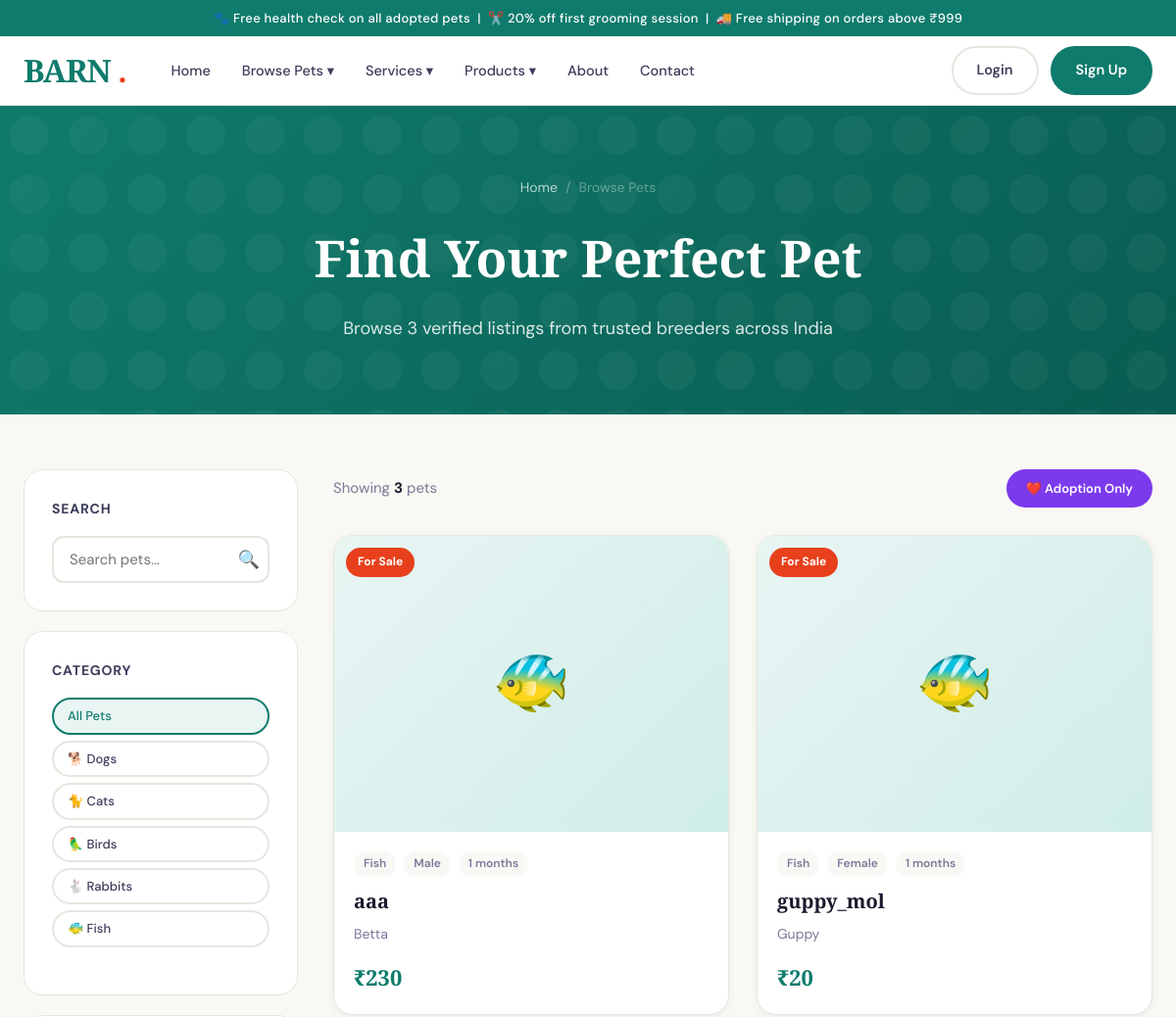
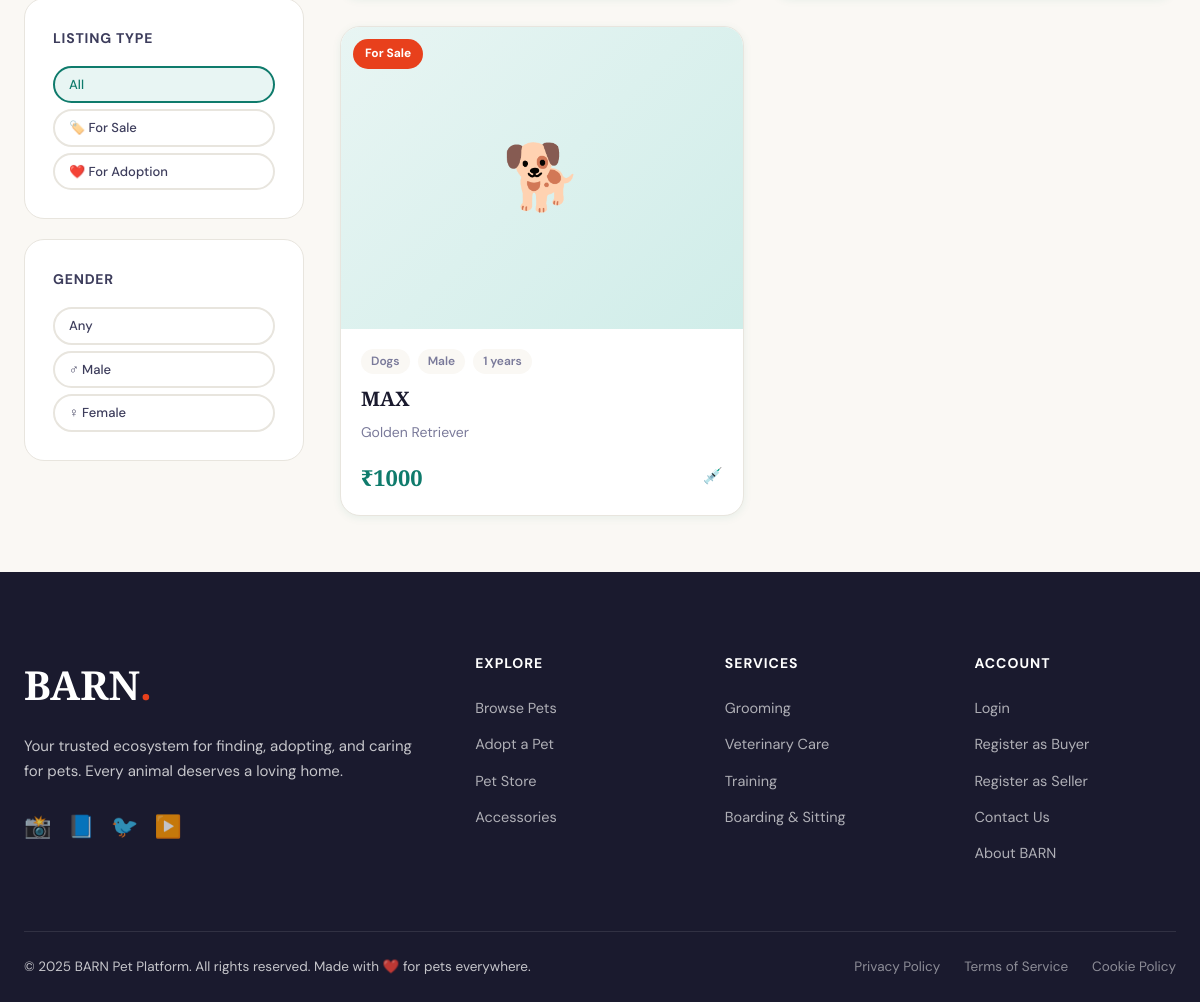
/pets/, run on the app's committed database (2 pictures, top to bottom).
### pets/models.py (models this page shows, shortened)
class PetCategory(models.Model):
    name = models.CharField(max_length=100)
    slug = models.SlugField(unique=True)
    icon = models.CharField(max_length=50, default='🐾')
    description = models.TextField(blank=True)
    image = models.ImageField(upload_to='categories/', blank=True, null=True)
    class Meta:
        verbose_name_plural = 'Pet Categories'

class Pet(models.Model):
    GENDER_MALE = 'male'
    GENDER_FEMALE = 'female'
    GENDER_CHOICES = [(GENDER_MALE, 'Male'), (GENDER_FEMALE, 'Female')]
    LISTING_SALE = 'sale'
    LISTING_ADOPTION = 'adoption'
    LISTING_BOTH = 'both'
    LISTING_CHOICES = [
        (LISTING_SALE, 'For Sale'),
        (LISTING_ADOPTION, 'For Adoption'),
        (LISTING_BOTH, 'Sale or Adoption'),
    ]
    AGE_UNIT_WEEKS = 'weeks'
    AGE_UNIT_MONTHS = 'months'
    AGE_UNIT_YEARS = 'years'
    AGE_UNIT_CHOICES = [
        (AGE_UNIT_WEEKS, 'Weeks'),
        (AGE_UNIT_MONTHS, 'Months'),
        (AGE_UNIT_YEARS, 'Years'),
    ]
    seller = models.ForeignKey(User, on_delete=models.CASCADE, related_name='listed_pets')
    category = models.ForeignKey(PetCategory, on_delete=models.CASCADE, related_name='pets')
    breed = models.ForeignKey(PetBreed, on_delete=models.SET_NULL, null=True, blank=True, related_name='pets')
    name = models.CharField(max_length=100)
    slug = models.SlugField(unique=True, blank=True)
    gender = models.CharField(max_length=10, choices=GENDER_CHOICES)
    age_value = models.PositiveIntegerField(default=1)
    age_unit = models.CharField(max_length=10, choices=AGE_UNIT_CHOICES, default=AGE_UNIT_MONTHS)
    color = models.CharField(max_length=100, blank=True)
    weight_kg = models.DecimalField(max_digits=5, decimal_places=2, null=True, blank=True)
    description = models.TextField()
    listing_type = models.CharField(max_length=20, choices=LISTING_CHOICES, default=LISTING_SALE)
    price = models.DecimalField(max_digits=10, decimal_places=2, null=True, blank=True,
                                 help_text="Leave blank for adoption-only listings")
    is_vaccinated = models.BooleanField(default=False)
    is_dewormed = models.BooleanField(default=False)
    is_microchipped = models.BooleanField(default=False)
    is_neutered = models.BooleanField(default=False)
    health_certificate = models.FileField(upload_to='health_certs/', blank=True, null=True)
    health_notes = models.TextField(blank=True)
    quantity = models.PositiveIntegerField(default=1)
    is_available = models.BooleanField(default=True)
    views_count = models.PositiveIntegerField(default=0)
    created_at = models.DateTimeField(auto_now_add=True)
    updated_at = models.DateTimeField(auto_now=True)
    class Meta:
        ordering = ['-created_at']
    @property
    def age_display(self):
        return f"{self.age_value} {self.age_unit}"
    @property
    def primary_image(self):
        img = self.images.filter(is_primary=True).first()
        if not img:
            img = self.images.first()
        return img

class PetBreed(models.Model):
    category = models.ForeignKey(PetCategory, on_delete=models.CASCADE, related_name='breeds')
    name = models.CharField(max_length=100)
    description = models.TextField(blank=True)

### pets/views.py (the view, shortened to what this page needs)
# urls.py: path('', views.pet_list, name='pet_list'),
def pet_list(request):
    pets = Pet.objects.filter(is_available=True).select_related('category', 'breed', 'seller')
    categories = PetCategory.objects.all()
    category_slug = request.GET.get('category')
    listing_type = request.GET.get('type')
    min_price = request.GET.get('min_price')
    max_price = request.GET.get('max_price')
    search = request.GET.get('q')
    gender = request.GET.get('gender')
    if category_slug:
        pets = pets.filter(category__slug=category_slug)
    if listing_type:
        pets = pets.filter(listing_type__in=[listing_type, 'both'])
    if min_price:
        pets = pets.filter(price__gte=min_price)
    if max_price:
        pets = pets.filter(price__lte=max_price)
    if gender:
        pets = pets.filter(gender=gender)
    context = {
        'pets': pets,
        'categories': categories,
        'selected_category': category_slug,
        'selected_type': listing_type,
        'search_query': search,
    }
    return render(request, 'pets/pet_list.html', context)

### templates/pets/pet_list.html (shortened to what this page needs)
{% extends 'base.html' %}
{% block content %}
<div class="page-header">
  <div class="container">
    <div class="breadcrumb"><a href="/">Home</a><span>/</span><span>Browse Pets</span></div>
    <h1>Find Your Perfect Pet</h1>
    <p>Browse {{ pets|length }} verified listings from trusted breeders across India</p>
  </div>
</div>
<div class="content-layout">
  <aside class="sidebar">
    <div class="sidebar-card">
      <h3>Search</h3>
      <form method="GET">
        <div style="position:relative;">
          <input type="text" name="q" value="{{ search_query|default:'' }}" placeholder="Search pets..." class="search-input" style="padding-right:42px;">
          <button type="submit" style="position:absolute;right:10px;top:50%;transform:translateY(-50%);background:none;border:none;font-size:18px;cursor:pointer;">🔍</button>
        </div>
      </form>
    </div>
    <div class="sidebar-card">
      <h3>Category</h3>
      <div class="filter-group">
        <div class="filter-btns" style="flex-direction:column;gap:6px;">
          <a href="{% url 'pet_list' %}{% if search_query %}?q={{ search_query }}{% endif %}" class="filter-btn {% if not selected_category %}active{% endif %}">All Pets</a>
          {% for cat in categories %}
          <a href="?category={{ cat.slug }}{% if search_query %}&q={{ search_query }}{% endif %}" class="filter-btn {% if selected_category == cat.slug %}active{% endif %}">
            {{ cat.icon }} {{ cat.name }}
          </a>
          {% endfor %}
        </div>
      </div>
    </div>
    <div class="sidebar-card">
      <h3>Listing Type</h3>
      <div class="filter-btns" style="flex-direction:column;gap:6px;">
        <a href="?{% if selected_category %}category={{ selected_category }}&{% endif %}{% if search_query %}q={{ search_query }}&{% endif %}" class="filter-btn {% if not selected_type %}active{% endif %}">All</a>
        <a href="?type=sale{% if selected_category %}&category={{ selected_category }}{% endif %}" class="filter-btn {% if selected_type == 'sale' %}active{% endif %}">🏷️ For Sale</a>
        <a href="?type=adoption{% if selected_category %}&category={{ selected_category }}{% endif %}" class="filter-btn {% if selected_type == 'adoption' %}active{% endif %}">❤️ For Adoption</a>
      </div>
    </div>
    <div class="sidebar-card">
      <h3>Gender</h3>
      <div class="filter-btns" style="flex-direction:column;gap:6px;">
        <a href="?{% if selected_category %}category={{ selected_category }}&{% endif %}" class="filter-btn">Any</a>
        <a href="?gender=male{% if selected_category %}&category={{ selected_category }}{% endif %}" class="filter-btn">♂ Male</a>
        <a href="?gender=female{% if selected_category %}&category={{ selected_category }}{% endif %}" class="filter-btn">♀ Female</a>
      </div>
    </div>
  </aside>
  <div>
    <div style="display:flex;justify-content:space-between;align-items:center;margin-bottom:28px;flex-wrap:wrap;gap:12px;">
      <p style="color:var(--ink-light);font-size:15px;">
        Showing <strong style="color:var(--ink);">{{ pets|length }}</strong> pet{{ pets|length|pluralize }}
      </p>
      <div style="display:flex;gap:8px;">
        <a href="{% url 'adoption_list' %}" class="btn btn-sm" style="background:#7c3aed;color:white;">❤️ Adoption Only</a>
      </div>
    </div>
    {% if pets %}
    <div class="pets-grid">
      {% for pet in pets %}
      <a href="{% url 'pet_detail' pet.slug %}" style="text-decoration:none;color:inherit;">
        <div class="pet-card">
          <div class="pet-card-image">
            {% if pet.primary_image %}
              <img src="{{ pet.primary_image.image.url }}" alt="{{ pet.name }}" loading="lazy">
            {% else %}
              <div class="pet-placeholder">
                {% if pet.category.slug == 'dogs' %}🐕
                {% elif pet.category.slug == 'cats' %}🐈
                {% elif pet.category.slug == 'birds' %}🦜
                {% elif pet.category.slug == 'rabbits' %}🐇
                {% elif pet.category.slug == 'fish' %}🐠
                {% else %}🐾{% endif %}
              </div>
            {% endif %}
            <span class="pet-badge {% if pet.listing_type == 'sale' %}badge-sale{% elif pet.listing_type == 'adoption' %}badge-adopt{% else %}badge-both{% endif %}">
              {% if pet.listing_type == 'sale' %}For Sale{% elif pet.listing_type == 'adoption' %}Adopt{% else %}Sale/Adopt{% endif %}
            </span>
          </div>
          <div class="pet-card-body">
            <div class="pet-card-meta">
              <span class="pet-meta-tag">{{ pet.category.name }}</span>
              <span class="pet-meta-tag">{{ pet.get_gender_display }}</span>
              <span class="pet-meta-tag">{{ pet.age_display }}</span>
            </div>
            <h3 class="pet-card-name">{{ pet.name }}</h3>
            <p class="pet-card-breed">{{ pet.breed.name|default:"Mixed Breed" }}</p>
            <div class="pet-card-footer">
              <span class="pet-price {% if pet.listing_type == 'adoption' %}pet-price-free{% endif %}">
                {% if pet.listing_type == 'adoption' %}Free{% elif pet.price %}₹{{ pet.price|floatformat:0 }}{% else %}Contact{% endif %}
              </span>
              <div class="pet-health-icons">
                {% if pet.is_vaccinated %}<span title="Vaccinated">💉</span>{% endif %}
              </div>
            </div>
          </div>
        </div>
      </a>
      {% endfor %}
    </div>
    {% endif %}
  </div>
</div>
{% endblock %}

### templates/base.html (shortened to what this page needs)
{% load static %}
<!DOCTYPE html>
<html lang="en">
<head>
<link rel="stylesheet" href="{% static 'css/main.css' %}">
</head>
<body>
<div class="announcement-bar">
  <span>🐾 Free health check on all adopted pets &nbsp;|&nbsp; ✂️ 20% off first grooming session &nbsp;|&nbsp; 🚚 Free shipping on orders above ₹999</span>
</div>
<nav class="navbar" id="navbar">
  <div class="nav-inner">
    <a href="{% url 'home' %}" class="nav-logo">
      <span class="logo-barn">BARN</span>
      <span class="logo-dot">.</span>
    </a>
    <ul class="nav-links">
      <li><a href="{% url 'home' %}" class="nav-link {% if request.resolver_match.url_name == 'home' %}active{% endif %}">Home</a></li>
      <li class="has-dropdown">
        <a href="{% url 'pet_list' %}" class="nav-link">Browse Pets ▾</a>
      </li>
      <li class="has-dropdown">
        <a href="{% url 'services_home' %}" class="nav-link">Services ▾</a>
      </li>
      <li class="has-dropdown">
        <a href="{% url 'store_home' %}" class="nav-link">Products ▾</a>
      </li>
      <li><a href="{% url 'about' %}" class="nav-link">About</a></li>
      <li><a href="{% url 'contact' %}" class="nav-link">Contact</a></li>
    </ul>
    <div class="nav-actions">
      {% if user.is_authenticated %}
        <a href="{% url 'cart_view' %}" class="cart-btn">🛒</a>
        <div class="user-menu">
          <button class="user-btn">{{ user.first_name|default:user.username }} ▾</button>
          <div class="user-dropdown">
            {% if user.can_list_products %}
              <a href="{% url 'seller_dashboard' %}">📊 Dashboard</a>
              {% if user.role == 'seller' %}<a href="{% url 'add_pet' %}">➕ List a Pet</a>{% endif %}
              <a href="{% url 'add_accessory' %}">🎀 List Accessory</a>
            {% else %}
              <a href="{% url 'buyer_dashboard' %}">👤 My Profile</a>
            {% endif %}
            <a href="{% url 'edit_profile' %}">⚙️ Edit Profile</a>
            <hr>
            <a href="{% url 'logout' %}" class="logout-link">🚪 Logout</a>
          </div>
        </div>
      {% else %}
        <a href="{% url 'login' %}" class="btn btn-ghost">Login</a>
        <a href="{% url 'choose_register' %}" class="btn btn-primary">Sign Up</a>
      {% endif %}
    </div>
  </div>
</nav>
<main>
{% block content %}{% endblock %}
</main>
<footer class="footer">
  <div class="footer-inner">
    <div class="footer-brand">
      <div class="footer-logo">BARN<span class="logo-dot">.</span></div>
      <p>Your trusted ecosystem for finding, adopting, and caring for pets. Every animal deserves a loving home.</p>
      <div class="footer-socials">
        <a href="#" aria-label="Instagram">📸</a>
        <a href="#" aria-label="Facebook">📘</a>
        <a href="#" aria-label="Twitter">🐦</a>
        <a href="#" aria-label="YouTube">▶️</a>
      </div>
    </div>
    <div class="footer-col">
      <h4>Explore</h4>
      <ul>
        <li><a href="{% url 'pet_list' %}">Browse Pets</a></li>
        <li><a href="{% url 'adoption_list' %}">Adopt a Pet</a></li>
        <li><a href="{% url 'store_home' %}">Pet Store</a></li>
        <li><a href="{% url 'accessories' %}">Accessories</a></li>
      </ul>
    </div>
    <div class="footer-col">
      <h4>Services</h4>
      <ul>
        <li><a href="{% url 'grooming' %}">Grooming</a></li>
        <li><a href="{% url 'veterinary' %}">Veterinary Care</a></li>
        <li><a href="{% url 'training' %}">Training</a></li>
        <li><a href="{% url 'boarding' %}">Boarding & Sitting</a></li>
      </ul>
    </div>
    <div class="footer-col">
      <h4>Account</h4>
      <ul>
        {% if user.is_authenticated %}
          <li><a href="{% if user.is_seller %}{% url 'seller_dashboard' %}{% else %}{% url 'buyer_dashboard' %}{% endif %}">Dashboard</a></li>
          <li><a href="{% url 'logout' %}">Logout</a></li>
        {% else %}
          <li><a href="{% url 'login' %}">Login</a></li>
          <li><a href="{% url 'buyer_register' %}">Register as Buyer</a></li>
          <li><a href="{% url 'seller_register' %}">Register as Seller</a></li>
        {% endif %}
        <li><a href="{% url 'contact' %}">Contact Us</a></li>
        <li><a href="{% url 'about' %}">About BARN</a></li>
      </ul>
    </div>
  </div>
  <div class="footer-bottom">
    <p>&copy; 2025 BARN Pet Platform. All rights reserved. Made with ❤️ for pets everywhere.</p>
    <div class="footer-legal">
      <a href="#">Privacy Policy</a>
      <a href="#">Terms of Service</a>
      <a href="#">Cookie Policy</a>
    </div>
  </div>
</footer>
</body>
</html>

### data on the page
PetCategory: icon "🐕", name "Dogs"
PetCategory: icon "🐈", name "Cats"
PetCategory: icon "🦜", name "Birds"
PetCategory: icon "🐇", name "Rabbits"
PetCategory: icon "🐠", name "Fish"
Pet: listing_type "For Sale", category.name "Fish", gender "Male", age_display "1 months", name "aaa", breed.name "Betta", price "230"
Pet: listing_type "For Sale", category.name "Fish", gender "Female", age_display "1 months", name "guppy_mol", breed.name "Guppy", price "20"
Pet: listing_type "For Sale", category.name "Dogs", gender "Male", age_display "1 years", name "MAX", breed.name "Golden Retriever", price "1000"

### other printed values
{{ pets|length }} "3"
